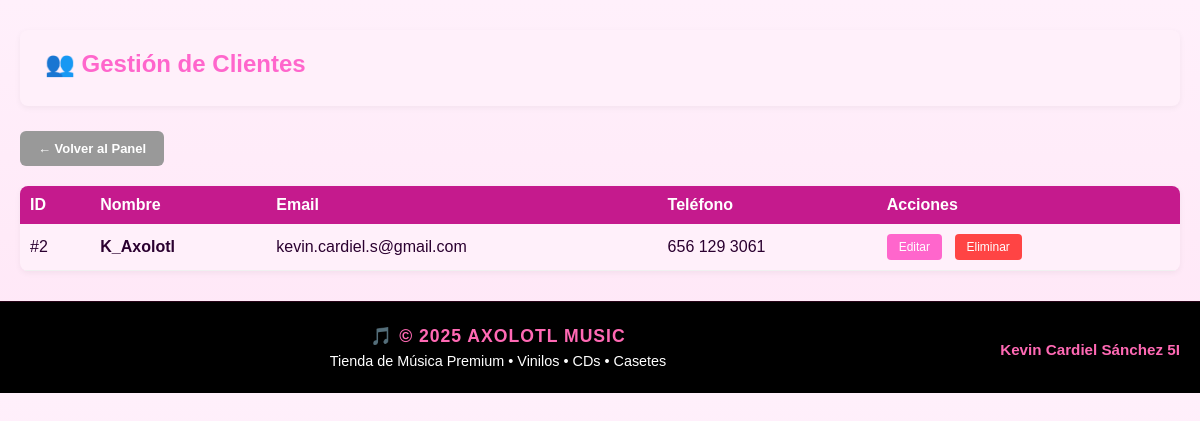
/admin_panel/clientes/ver/ (signed in), run on the app's committed database.
### app_Axolotl/models.py (models this page shows, shortened)
class Usuario(models.Model):
    user = models.OneToOneField(User, on_delete=models.CASCADE, null=True, blank=True)
    nombre = models.CharField(max_length=100, blank=True)
    email = models.EmailField(unique=True)
    tel = models.CharField(max_length=15, blank=True)
    direccion = models.CharField(max_length=200, blank=True)
    codigo_postal = models.IntegerField(blank=True, null=True)
    profile_image = models.ImageField(upload_to='profiles/', blank=True, null=True)

### app_Axolotl/views.py (the view)
# urls.py: path('admin_panel/clientes/ver/', views.ver_clientes, name='ver_clientes'),
@login_required
@user_passes_test(is_staff_user)
def ver_clientes(request):
    clientes = _safe_clientes_list()
    return render(request, 'admin_panel/clientes_ver.html', {'clientes': clientes})

### app_Axolotl/views.py (called while the page is built)
def is_staff_user(user):
    return user.is_staff

def _safe_clientes_list():
    try:
        return Usuario.objects.filter(user__is_staff=False).order_by('nombre')
    except OperationalError:
        users = User.objects.filter(is_staff=False).order_by('username')
        return [
            {'id': u.id, 'nombre': u.username, 'email': u.email or '', 'tel': ''}
            for u in users
        ]

### app_Axolotl/templates/admin_panel/clientes_ver.html (shortened to what this page needs)
{% load static %}
<!DOCTYPE html>
<html>
<head>
    <link rel="stylesheet" href="{% static 'style.css' %}">
</head>
<body class="content-with-footer">
    <div class="container">
        <div class="page-header">
            <h1>👥 Gestión de Clientes</h1>
        </div>
        <div class="btn-group">
            <a href="{% url 'inicio_axolotlmusic' %}" class="btn btn-secondary">← Volver al Panel</a>
        </div>
        {% if clientes %}
        <table>
            <thead>
                <tr>
                    <th>ID</th>
                    <th>Nombre</th>
                    <th>Email</th>
                    <th>Teléfono</th>
                    <th>Acciones</th>
                </tr>
            </thead>
            <tbody>
                {% for c in clientes %}
                <tr>
                    <td>#{{ c.id }}</td>
                    <td><strong>{{ c.nombre }}</strong></td>
                    <td>{{ c.email }}</td>
                    <td>{{ c.tel }}</td>
                    <td>
                        <a href="{% url 'actualizar_cliente' c.id %}" class="action-btn action-btn-edit">Editar</a>
                        <a href="{% url 'borrar_cliente' c.id %}" class="action-btn action-btn-delete">Eliminar</a>
                    </td>
                </tr>
                {% endfor %}
            </tbody>
        </table>
        {% else %}
        <div style="text-align: center; padding: 40px; background: #fff0fa; border-radius: 8px; color: #999;">
            <p>No hay clientes registrados.</p>
        </div>
        {% endif %}
    </div>
    {% include "footer.html" %}
</body>
</html>

### app_Axolotl/static/style.css (style rules this page uses)
body { margin: 0; padding: 0; font-family: Arial, Helvetica, sans-serif; background-color: #000000; color: #ffffff; }
html { margin: 0; padding: 0; }
button, .btn, input[type="submit"] { background: #c51a8d; background: linear-gradient(90deg, #5a005a, #c51a8d); color: #fff; border: none; padding: 10px 20px; border-radius: 6px; cursor: pointer; font-weight: 700; font-size: 13px; transition: background 0.2s ease; }
table { width: 100%; border-collapse: collapse; background: #fff0fa; border-radius: 4px; overflow: hidden; }
table th { background: #c51a8d; color: #fff; padding: 10px; text-align: left; font-weight: bold; }
table td { padding: 10px; border-bottom: 1px solid #f0f0f0; }

### app_Axolotl/templates/admin_panel/clientes_ver.html (style rules this page uses)
body { background: linear-gradient(180deg, #fff0fb 0%, #ffe6f6 100%); color: #2b0030; }
.container { max-width: 1200px; margin: 0 auto; padding: 30px 20px; }
.page-header { background: #fff0fa; padding: 20px 25px; border-radius: 8px; margin-bottom: 25px; box-shadow: 0 2px 6px rgba(0,0,0,0.05); }
.page-header h1 { color: #ff66cc; margin: 0 0 8px; font-size: 24px; }
.btn-group { margin-bottom: 20px; }
.btn { display: inline-block; padding: 10px 18px; background: #ff66cc; color: white; text-decoration: none; border-radius: 6px; font-size: 13px; font-weight: 600; transition: all 0.3s; }
.btn-secondary { background: #999; }
table { width: 100%; border-collapse: collapse; background: #fff0fa; border-radius: 8px; overflow: hidden; box-shadow: 0 2px 6px rgba(0,0,0,0.05); }
th { background: linear-gradient(135deg, #ff66cc 0%, #c51a8d 100%); color: white; padding: 15px; text-align: left; font-weight: 600; }
td { padding: 14px 15px; border-bottom: 1px solid #f0f0f0; }
.action-btn { display: inline-block; padding: 6px 12px; font-size: 12px; margin-right: 8px; border-radius: 4px; text-decoration: none; transition: all 0.3s; }
.action-btn-edit { background: #ff66cc; color: white; }
.action-btn-delete { background: #ff4444; color: white; }

### data on the page
Usuario: id "2", nombre "K_Axolotl", email "kevin.cardiel.s@gmail.com", tel "656 129 3061"
